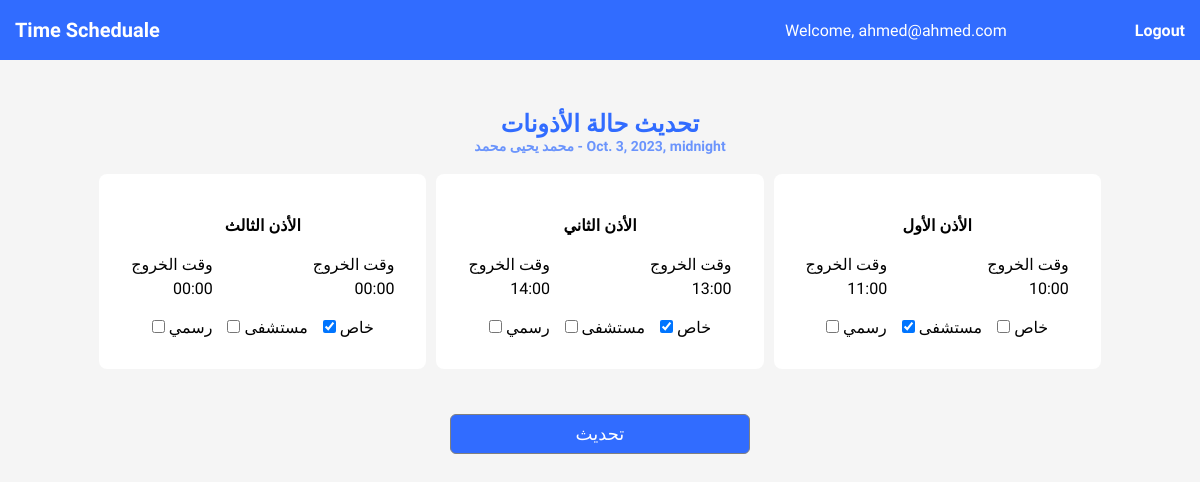
Screenshot of /permissions/permissions/3 (signed in) with the database file from the repository.
### accounts/models.py (models this page shows, shortened)
class UserAccount(AbstractBaseUser, PermissionsMixin):
    email = models.EmailField(max_length=255, unique=True)
    name = models.CharField(max_length=255)
    is_active = models.BooleanField(default=False)
    is_staff = models.BooleanField(default=False)
    is_data = models.BooleanField(default=False)
    is_permit = models.BooleanField(default=False)
    is_info = models.BooleanField(default=False)
    objects = UserAccountManager()
    USERNAME_FIELD = 'email'
    REQUIRED_FIELDS = ['name']

### employee/models.py (models this page shows, shortened)
class Employee(models.Model):
    name = models.CharField(max_length=300, null=True, blank=True)
    civil_id = models.CharField(max_length=300, null=True, blank=True)
    department = models.CharField(max_length=300, null=True, blank=True)
    enterance_time = models.TimeField(default=time(0,0) , null=True, blank=True)
    permission_leaving_time = models.TimeField(default=time(0,0), null=True, blank=True)
    permission_entering_time = models.TimeField(default=time(0,0), null=True, blank=True)
    is_permit_private_1 = models.BooleanField(default=True, null=True, blank=True)
    is_permit_hospital_1 = models.BooleanField(default=False, null=True, blank=True)
    is_permit_official_1 = models.BooleanField(default=False, null=True, blank=True)
    permission_leaving_time_2 = models.TimeField(default=time(0,0), null=True, blank=True)
    permission_entering_time_2 = models.TimeField(default=time(0,0), null=True, blank=True)
    is_permit_private_2 = models.BooleanField(default=True, null=True, blank=True)
    is_permit_hospital_2 = models.BooleanField(default=False, null=True, blank=True)
    is_permit_official_2 = models.BooleanField(default=False, null=True, blank=True)
    permission_leaving_time_3 = models.TimeField(default=time(0,0), null=True, blank=True)
    permission_entering_time_3 = models.TimeField(default=time(0,0), null=True, blank=True)
    is_permit_private_3 = models.BooleanField(default=True, null=True, blank=True)
    is_permit_hospital_3 = models.BooleanField(default=False, null=True, blank=True)
    is_permit_official_3 = models.BooleanField(default=False, null=True, blank=True)
    final_leaving_time = models.TimeField(default=time(0,0),null=True, blank=True)
    created_date = models.DateTimeField(default=timezone.now)

### permissions/views.py (the view, shortened to what this page needs)
# urls.py: path("permissions/<str:pk>", UpdateView.as_view(), name="permissions_update"),
class UpdateView(View):
    def get(self,request, pk):
        employee = Employee.objects.get(pk=pk)
        id = employee.id
        name = employee.name
        created_date = employee.created_date
        permission_leaving_time = employee.permission_leaving_time.strftime("%H:%M")
        permission_entering_time = employee.permission_entering_time.strftime("%H:%M")
        is_permit_private_1 = employee.is_permit_private_1
        is_permit_hospital_1 = employee.is_permit_hospital_1
        is_permit_official_1 = employee.is_permit_official_1
        permission_leaving_time_2 = employee.permission_leaving_time_2.strftime("%H:%M")
        permission_entering_time_2 = employee.permission_entering_time_2.strftime("%H:%M")
        is_permit_private_2 = employee.is_permit_private_2
        is_permit_hospital_2 = employee.is_permit_hospital_2
        is_permit_official_2 = employee.is_permit_official_2
        permission_leaving_time_3 = employee.permission_leaving_time_3.strftime("%H:%M")
        permission_entering_time_3 = employee.permission_entering_time_3.strftime("%H:%M")
        is_permit_private_3 = employee.is_permit_private_3
        is_permit_hospital_3 = employee.is_permit_hospital_3
        is_permit_official_3 = employee.is_permit_official_3
        context = {"id":id, "name":name, "created_date":created_date,   "permission_leaving_time":permission_leaving_time, "permission_entering_time":permission_entering_time,
                  "permission_leaving_time_2":permission_leaving_time_2,"permission_entering_time_2":permission_entering_time_2,
                  "permission_leaving_time_3":permission_leaving_time_3, "permission_entering_time_3":permission_entering_time_3,
                  "is_permit_private_1":is_permit_private_1, "is_permit_hospital_1":is_permit_hospital_1, "is_permit_official_1":is_permit_official_1,
                  "is_permit_private_2":is_permit_private_2, "is_permit_hospital_2":is_permit_hospital_2, "is_permit_official_2":is_permit_official_2,
                   "is_permit_private_3":is_permit_private_3, "is_permit_hospital_3":is_permit_hospital_3, "is_permit_official_3":is_permit_official_3 }
        return render(request, "permissions/update.html", context)

### templates/permissions/update.html (shortened to what this page needs)
{% extends 'base.html' %}
{% load static %}
{% block content %}
<link rel="stylesheet" href="{% static 'css/permissions_update.css' %}" />
{% include "navebar.html" %}
<div class="container">
    <h2>تحديث حالة الأذونات</h1>
    <h3>{{name}} - {{created_date}}</h3>
    <form method="POST" action="{% url "permissions_update" id %}" dir="rtl">
        <div class = "wrapper">
            <div class="permissions">
                <div class="permission-lable">
                    <p>الأذن الأول</p>
                </div>
                <div class="row">
                    <div class="input-item">
                        <p>وقت الخروج</p>
                        <p>{{permission_leaving_time}}</p>
                    </div>
                    <div class="input-item">
                        <p>وقت الخروج</p>
                        <p>{{permission_entering_time}}</p>
                    </div>
                </div>
                <div class = "input-permissions">
                   <div>
                        <label for="private1">خاص</label>
                        <input type="checkbox" name="private1" value="{{ is_permit_private_1 }}" {% if is_permit_private_1 %}checked{% endif %}>
                   </div>
                    <div>
                        <label for="hospital1">مستشفى</label>
                        <input type="checkbox"  name="hospital1" value="{{ is_permit_hospital_1 }}" {% if is_permit_hospital_1 %}checked{% endif %}>
                    </div>
                    <div>
                        <label for="official1">رسمي</label>
                        <input type="checkbox"  name="official1" value="{{ is_permit_official_1 }}" {% if is_permit_official_1 %}checked{% endif %}>
                    </div>
                </div>
           </div>
            <div class="permissions">
                <div class="permission-lable">
                    <p>الأذن الثاني</p>
                </div>
                <div class="row">
                    <div class="input-item">
                        <p>وقت الخروج</p>
                        <p>{{permission_leaving_time_2}}</p>
                    </div>
                    <div class="input-item">
                        <p>وقت الخروج</p>
                        <p>{{permission_entering_time_2}}</p>
                    </div>
                </div>
                <div class = "input-permissions">
                   <div>
                        <label for="private2">خاص</label>
                        <input type="checkbox" name="private2" value="{{ is_permit_private_2 }}" {% if is_permit_private_2 %}checked{% endif %}>
                   </div>
                    <div>
                        <label for="hospital2">مستشفى</label>
                        <input type="checkbox"  name="hospital2" value="{{ is_permit_hospital_2 }}" {% if is_permit_hospital_2 %}checked{% endif %}>
                    </div>
                    <div>
                        <label for="official2">رسمي</label>
                        <input type="checkbox"  name="official2" value="{{ is_permit_official_2 }}" {% if is_permit_official_2 %}checked{% endif %}>
                    </div>
                </div>
           </div>
            <div class="permissions">
                <div class="permission-lable">
                    <p>الأذن الثالث</p>
                </div>
                <div class="row">
                    <div class="input-item">
                        <p>وقت الخروج</p>
                        <p>{{permission_leaving_time_3}}</p>
                    </div>
                    <div class="input-item">
                        <p>وقت الخروج</p>
                        <p>{{permission_entering_time_3}}</p>
                    </div>
                </div>
                <div class = "input-permissions">
                   <div>
                        <label for="private3">خاص</label>
                        <input type="checkbox" name="private3" value="{{ is_permit_private_3 }}" {% if is_permit_private_3 %}checked{% endif %}>
                   </div>
                    <div>
                        <label for="hospital3">مستشفى</label>
                        <input type="checkbox"  name="hospital3" value="{{ is_permit_hospital_3 }}" {% if is_permit_hospital_3 %}checked{% endif %}>
                    </div>
                    <div>
                        <label for="official3">رسمي</label>
                        <input type="checkbox"  name="official3" value="{{ is_permit_official_3 }}" {% if is_permit_official_3 %}checked{% endif %}>
                    </div>
                </div>
           </div>
        </div>
        <div class="button">
            <button type="submit">تحديث</button>
        </div>
    </form>
</div>
{% endblock content %}

### templates/navebar.html
{% load static %}
<link rel="stylesheet" href="{% static 'css/nav.css' %}" />
<div class="nav-container">
  <h1>Time Scheduale</h1>
  <div class="user">
    {% if user.is_authenticated  %}
    <p>Welcome, {{user.email}}</p>
    {% endif %}
    <a href="{% url 'logout_page' %}">Logout</a>
  </div>
</div>

### static/css/permissions_update.css (style rules this page uses)
* { box-sizing: border-box; padding: 0; margin: 0; }
body { background-color: #f5f5f5; font-family: "Crete Round", serif; font-family: "Signika Negative", sans-serif; height: 100vh; }
.container { display: flex; justify-content: center; align-items: center; flex-direction: column; justify-content: flex-start; padding-top: 50px; }
.container h2 { color: rgba(49, 108, 255, 255); }
.container h3 { opacity: 0.7; font-size: 14px; color: rgba(49, 108, 255, 255); }
.container .permission-lable { width: 60%; margin-top: 10px; text-align: center; color: black; font-weight: 700; }
.container form { margin-top: 15px; display: flex; flex-direction: column; justify-content: center; align-items: center; gap: 10px; }
.container .wrapper { display: flex; flex-direction: row; }
.container .permissions { background-color: white; display: flex; flex-direction: column; justify-content: center; align-items: center; gap: 20px; padding: 2rem; border-radius: 8px; margin: 5px; }
.permissions .input-permissions { display: flex; flex-direction: row; gap: 15px; }
form .row { display: flex; flex-direction: row; gap: 100px; justify-content: center; align-items: center; }
form .row .input-item { display: flex; flex-direction: column; justify-content: center; align-items: flex-start; gap: 5px; }
.container .button { width: 100%; display: flex; align-items: center; justify-content: center; margin-top: 30px; }
.button button { margin-top: 0 auto; display: block; width: 300px; height: 40px; background-color: rgba(49, 108, 255, 255); border-radius: 6px; color: white; font-size: 18px; border: 0.8px solid gray; }

### static/css/nav.css (style rules this page uses)
.nav-container { background-color: rgba(49, 108, 255, 255);; height: 60px; margin: 0; padding: 0; box-sizing: border-box; display: flex; flex-direction: row; align-items: center; color: white; justify-content: space-between; padding-left: 15px; padding-right: 15px; }
.nav-container h1 { margin: 0; padding: 0; font-size: 20px; font-family: 700; }
.nav-container .user { display: flex; flex-direction: row; justify-content: space-between; align-items: center; min-width: 400px; font-weight: 300; }
.nav-container .user a { text-decoration: none; color: white; font-weight: 700; }

### rows the page displays
UserAccount: email "ahmed@ahmed.com"
Employee: name "محمد يحيى محمد", created_date "Oct. 3, 2023, midnight"

### other values shown
{{ permission_leaving_time }} "10:00"
{{ permission_entering_time }} "11:00"
{{ permission_leaving_time_2 }} "13:00"
{{ permission_entering_time_2 }} "14:00"
{{ permission_leaving_time_3 }} "00:00"
{{ permission_entering_time_3 }} "00:00"
